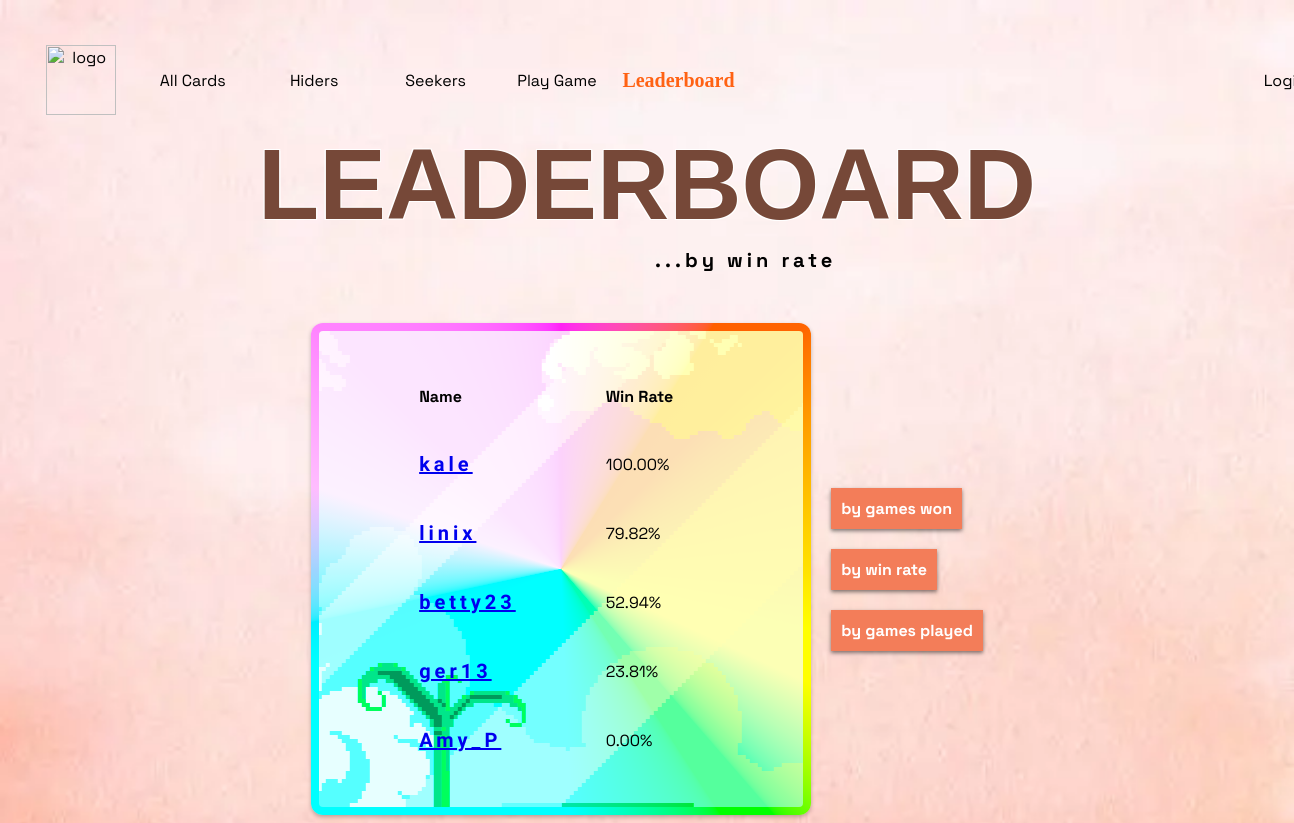
/leaderboard_by_win_rate/, run on the app's committed database.
### game/models.py (models this page shows, shortened)
class Profile(models.Model):
    username = models.CharField(max_length=120)
    email = models.EmailField()
    games_played = models.IntegerField(default=0)
    games_won = models.IntegerField(default=0)
    favorite_card = models.ForeignKey('Card', on_delete=models.SET_NULL, null=True, blank=True)
    user = models.OneToOneField(User, on_delete=models.CASCADE)

### game/views.py (the view)
# urls.py: path(r'leaderboard_by_win_rate/', views.LeaderboardByWinRateView.as_view(), name='leaderboard_by_win_rate'), # page for showing the leaderboard
class LeaderboardByWinRateView(ListView):
    model = Profile
    template_name = 'game/leaderboard_by_win_rate.html'
    context_object_name = 'profiles'
    def get_queryset(self):
        return Profile.objects.annotate(
            win_rate=ExpressionWrapper(
                Case(
                    When(games_played=0, then=Value(0.0)),
                    default=(F('games_won') * 1.0 / F('games_played')) * 100,
                ),
                output_field=DecimalField(max_digits=5, decimal_places=2)
            )
        ).order_by('-win_rate')

### game/templates/game/leaderboard_by_win_rate.html (shortened to what this page needs)
<body class="light-body">
{% extends 'game/base.html' %}
{% block content %}
    <h1>LEADERBOARD</h1>
    <p class="leaderboard-subtitle">...by win rate</p>
    <div class="leaderboard-table-container">
        <table class="leaderboard-table">
            <tr>
                <th>Name</th>
                <th>Win Rate</th>
            </tr>
            {% for profile in profiles %}
                <tr>
                    <td class="table-fields"><a href="{% url 'show_profile' profile.pk %}">{{ profile.user.username }}</a></td>
                    <td class="table-results">{{ profile.win_rate|floatformat:2 }}%</td>
                </tr>
            {% endfor %}
        </table>
        <div class="leaderboard-buttons-container">
            <div>
                <a class='click-button' href="{% url 'leaderboard_by_games_won' %}">by games won</a>
            </div>
            <div>
                <a class='click-button' href="{% url 'leaderboard_by_win_rate' %}">by win rate</a>
            </div>
            <div>
                <a class='click-button' href="{% url 'leaderboard_by_games_played' %}">by games played</a>
            </div>
        </div>
    </div>
{% endblock %}

### static/style2.css (style rules this page uses)
body { margin-top: 25px; font-family: 'Space Grotesk', sans-serif; padding: 0px; background-color: #faca78; }
h1 { font-family: 'Rocher', sans-serif; text-align: center; font-size: 100px; margin-top: -25px; margin-bottom: -15px; color: #764838; text-shadow: 1.1px 1.1px 0px white, -1.1px 1.1px 0px white, 1.1px -1.1px 0px white, -1.1px -1.1px 0px white; }
.search-table td, th { padding-bottom: 20px; text-align: left; }
.table-fields { font-family: "DotGothic16", sans-serif; font-weight: 900; font-size: 20px; letter-spacing: .2em; }
.click-button { color: white; cursor: pointer; text-decoration: none; font-weight: bold; background-color: #f37d59; padding: 10px; transition: 1s ease; box-shadow: 0px 2px 4px hsl(0 0% 0%/ 50%); }
.leaderboard-subtitle { font-weight: 900; font-size: 20px; letter-spacing: .2em; margin-left: 50vw; }
.leaderboard-table-container { display: flex; flex-direction: row; align-items: center; justify-content: center; gap: 20px; padding-left: 150px; padding-right: 150px; margin-top: 50px; }
.leaderboard-table { padding: 10px; padding-top: 30px; padding-bottom: 30px; padding-left: 30px; padding-right: 0px; width: 500px; border-collapse: separate; border-spacing: 50px 5px; --border-angle: 0deg; border-radius: 12px; display: flex; justify-content: space-between; align-items: left; box-shadow: 0px 2px 4px hsl(0 0% 0% / 25%); border: 0.5rem solid transparent; position: relative; background: url('images/background12.png') 70% 0% padding-box, conic-gradient( from var(--border-angle), oklch(100% 100% 0deg), oklch(100% 100% 45deg), oklch(100% 100% 90deg), oklch(100% 100% 135deg), oklch(100% 100% 180deg), oklch(100% 100% 225deg), oklch(100% 100% 270deg), oklch(100% 100% 315deg), oklch(100% 100% 360deg) ) border-box; background-blend-mode: hard-light; }
.leaderboard-table td, th { padding: 20px; }
.leaderboard-buttons-container { display: flex; flex-direction: column; align-items: top; gap: 40px; }
.light-body { background-color: #faca78; background-image: url('images/background46.png'); background-repeat: no-repeat; background-size: cover; background-blend-mode: normal; }

### data on the page
Profile: user.username "kale", win_rate "100.00"
Profile: user.username "linix", win_rate "79.82"
Profile: user.username "betty23", win_rate "52.94"
Profile: user.username "ger13", win_rate "23.81"
Profile: user.username "Amy_P", win_rate "0.00"
